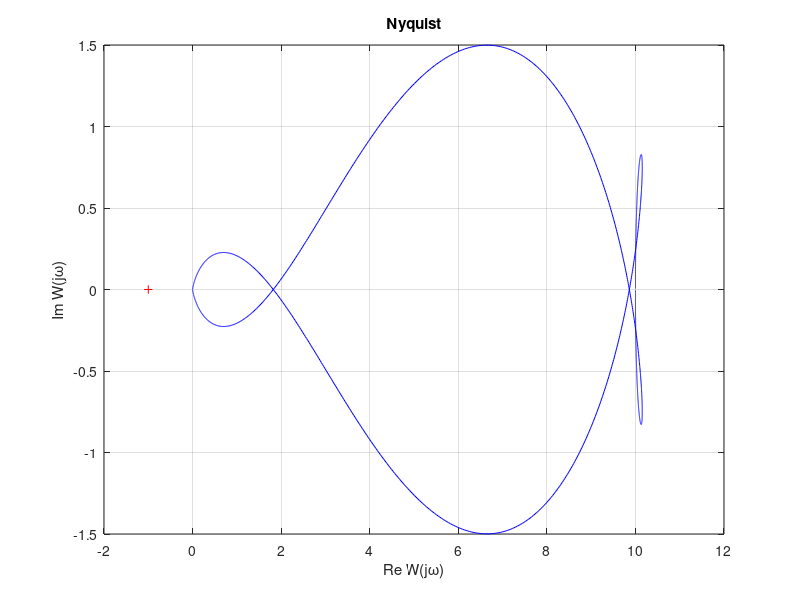
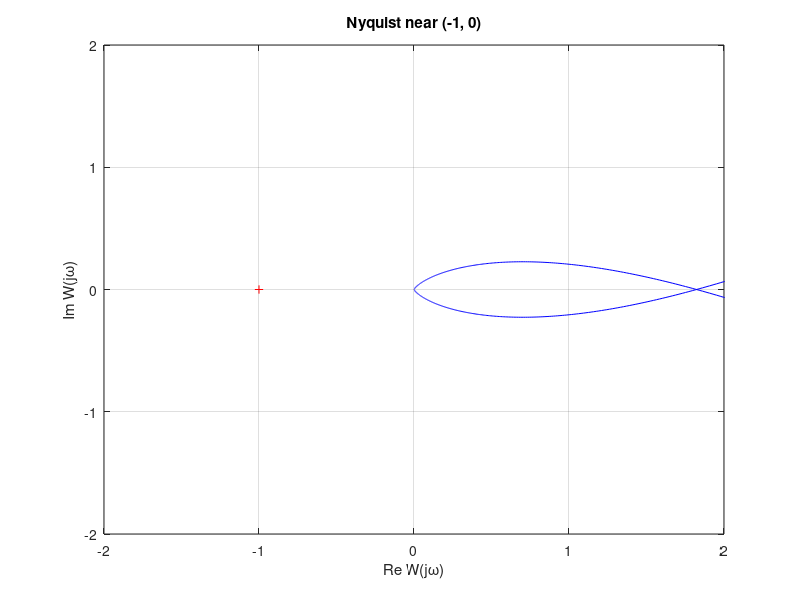
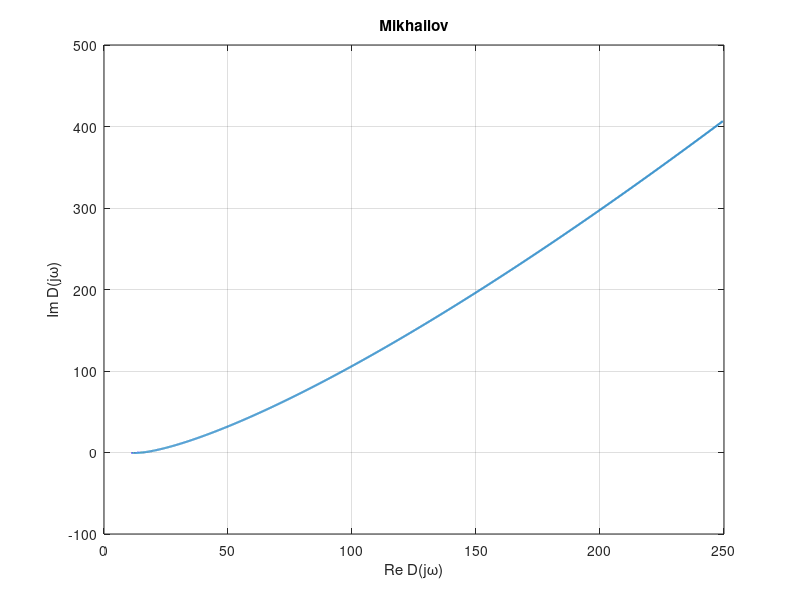
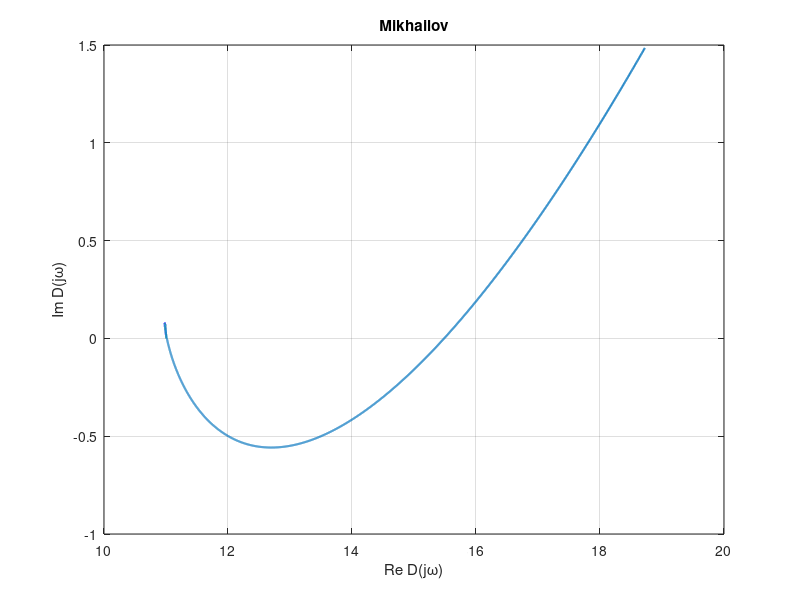

Recreate these plots in MATLAB, in order.
clc;
clear;
close all;

s = tf('s');

D_open = [2 3 3 0.5 0.5 1];
D_closed = [2 3 3 0.5 0.5 11];

W_open = tf(10, D_open);
W_closed = feedback(W_open, 1);

polynomials = {D_open, D_closed};
PZ = zeros(1, 2);

for m = 1:2
    a = polynomials{m};
    n = length(a) - 1;
    H = zeros(n);

    for row = 1:n
        for col = 1:n
            idx = 2 * col - row + 1;

            if idx >= 1 && idx <= length(a)
                H(row, col) = a(idx);
            end
        end
    end

    minors = zeros(1, n);

    for k = 1:n
        minors(k) = det(H(1:k, 1:k));
    end

    poles = roots(a);
    PZ(m) = sum(real(poles) > 1e-8);

    fprintf('\nSystem %d\n', m);
    disp(H);
    disp(minors);
    disp(poles);

    fprintf('Hurwitz stable: %d\n', all(minors > 0));
end

w = [0, logspace(-5, 4, 6000)];

[re, im] = nyquist(W_open, w);
re = squeeze(re);
im = squeeze(im);

figure('Color', 'w');
plot(re, im, 'b', re, -im, 'b');
hold on;
plot(-1, 0, 'r+');
grid on;

xlabel('Re W(j\omega)');
ylabel('Im W(j\omega)');
title('Nyquist');

figure('Color', 'w');
plot(re, im, 'b', re, -im, 'b');
hold on;
plot(-1, 0, 'r+');
grid on;

xlim([-2 2]);
ylim([-2 2]);
xlabel('Re W(j\omega)');
ylabel('Im W(j\omega)');
title('Nyquist near (-1, 0)');

wp = logspace(-6, 5, 20000);
wf = [-fliplr(wp), 0, wp];

phase = unwrap(angle(1 + 10 ./ polyval(D_open, 1i * wf)));
N = round((phase(end) - phase(1)) / (2 * pi));

fprintf('Clockwise N=%d, P=%d, Z=%d\n', N, PZ(1), PZ(1) + N);

for maxw = [3, 1.3]
    w = linspace(0, maxw, 5000);
    D = polyval(D_closed, 1i * w);

    figure('Color', 'w');
    plot(real(D), imag(D), 'LineWidth', 1.5);
    grid on;

    xlabel('Re D(j\omega)');
    ylabel('Im D(j\omega)');
    title('Mikhailov');
end

w = [0, logspace(-6, 5, 20000)];
ph = unwrap(angle(polyval(D_closed, 1i * w)));

fprintf('Mikhailov phase change / pi = %.6f\n', ...
    (ph(end) - ph(1)) / pi);

figure('Color', 'w');

subplot(2, 1, 1);
step(W_open, 0:0.01:24);
grid on;
title('Open loop');

subplot(2, 1, 2);
step(W_closed, 0:0.01:12);
grid on;
title('Closed loop');
